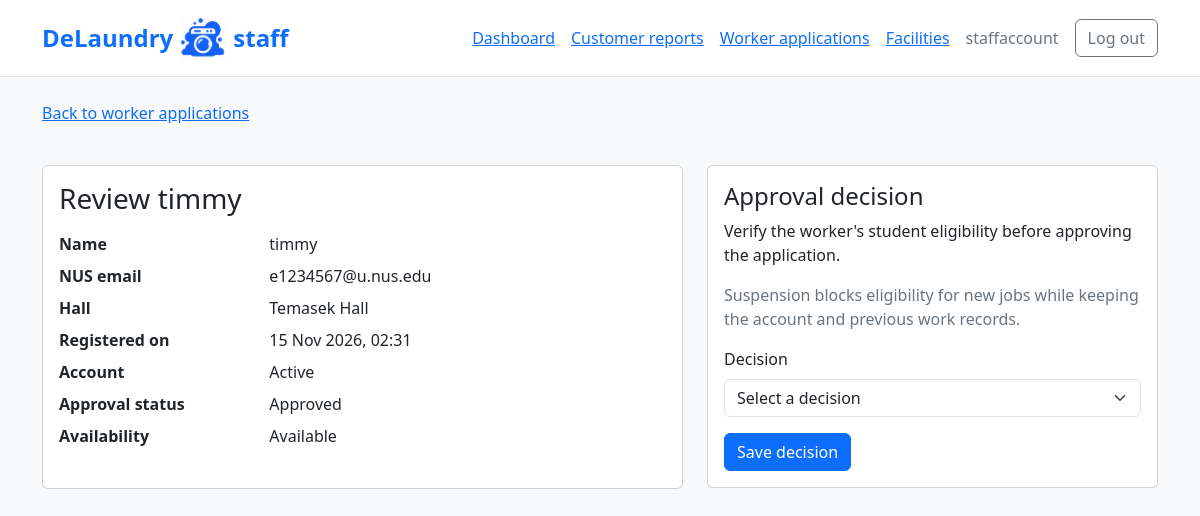
The app's page /adminpanel/workers/2/ (signed in) with its own data.
### accounts/models.py (models this page shows, shortened)
class User(AbstractUser):
  id = models.AutoField(primary_key=True)
  email = models.EmailField(unique=True)
  name = models.CharField(max_length=120)
  role = models.CharField(max_length=120, choices=[('customer', 'Customer'), ('worker', 'Worker')])

class WorkerProfile(models.Model):
  user = models.OneToOneField(User, on_delete=models.CASCADE)
  residence = models.ForeignKey('facilities.Residence', on_delete=models.PROTECT)
  id = models.AutoField(primary_key=True)
  is_available = models.BooleanField(default=True)
  approval_status = models.CharField(
    max_length=10,
    choices=[
        ("pending", "Pending"),
        ("approved", "Approved"),
        ("suspended", "Suspended"),
    ],
    default="pending",
  )

### facilities/models.py (models this page shows)
class Residence(models.Model):
  id = models.AutoField(primary_key=True)
  name = models.CharField(
    max_length=120,
    unique=True,
    choices=[
      ('eusoff', 'Eusoff Hall'),
      ('kentridge', 'Kent Ridge Hall'),
      ('kingedward', 'King Edward VII Hall'),
      ('raffles', 'Raffles Hall'),
      ('sheares', 'Sheares Hall'),
      ('temasek', 'Temasek Hall')
  ])
  is_active = models.BooleanField(default=True) # just for admin control
  def __str__(self):
    return self.get_name_display()

### adminpanel/views.py (the view)
# urls.py: path("workers/<int:worker_id>/", views.worker_review, name="worker_review"),
@login_required(login_url="adminpanel:login")
def worker_review(request, worker_id):
  if not request.user.is_active or not request.user.is_staff:
    return HttpResponseForbidden("This page is for active staff accounts only.")
  worker = get_object_or_404(
    WorkerProfile.objects.select_related("user", "residence"),
    pk=worker_id,
    user__role="worker",
  )
  if request.method == "POST":
    form = WorkerApprovalForm(request.POST)
    if form.is_valid():
      status = form.cleaned_data["approval_status"]
      if status == "approved" and not worker.user.is_active:
        form.add_error("approval_status", "An inactive account cannot be approved.")
      else:
        worker.approval_status = status
        worker.save(update_fields=["approval_status"])
        messages.success(request, f"{worker.user.name}'s status is now {worker.get_approval_status_display()}.")
        return redirect("adminpanel:worker_review", worker_id=worker.pk)
  else:
    form = WorkerApprovalForm()
  return render(request, "adminpanel/worker_review.html", {"form": form, "worker": worker})

### adminpanel/forms.py
class WorkerApprovalForm(forms.Form):
  approval_status = forms.ChoiceField(
    label="Decision",
    choices=[
      ("", "Select a decision"),
      ("approved", "Approve worker"),
      ("suspended", "Suspend worker"),
    ],
    widget=forms.Select(attrs={"class": "form-select"}),
  )

### bookings/context_processors.py (called while the page is built)
def demo_clock(request):
  if not getattr(settings, "DEMO_MODE", False):
    return {}
  return {"demo_time": clock.localtime(), "demo_session": settings.DEMO_SESSION}

### adminpanel/templates/adminpanel/worker_review.html (shortened to what this page needs)
{% extends "adminpanel/base.html" %}
{% block content %}
  <a href="{% url 'adminpanel:worker_list' %}">Back to worker applications</a>
  <div class="row mt-3 g-4">
    <div class="col-12 col-lg-7">
      <div class="card h-100">
        <div class="card-body">
          <h1 class="h3">Review {{ worker.user.name }}</h1>
          <dl class="row mt-3">
            <dt class="col-sm-4">Name</dt><dd class="col-sm-8">{{ worker.user.name }}</dd>
            <dt class="col-sm-4">NUS email</dt><dd class="col-sm-8">{{ worker.user.email }}</dd>
            <dt class="col-sm-4">Hall</dt><dd class="col-sm-8">{{ worker.residence }}</dd>
            <dt class="col-sm-4">Registered on</dt><dd class="col-sm-8">{{ worker.user.date_joined|date:"d M Y, H:i" }}</dd>
            <dt class="col-sm-4">Account</dt><dd class="col-sm-8">{{ worker.user.is_active|yesno:"Active,Inactive" }}</dd>
            <dt class="col-sm-4">Approval status</dt><dd class="col-sm-8">{{ worker.get_approval_status_display }}</dd>
            <dt class="col-sm-4">Availability</dt><dd class="col-sm-8">{{ worker.is_available|yesno:"Available,Unavailable" }}</dd>
          </dl>
        </div>
      </div>
    </div>
    <div class="col-12 col-lg-5">
      <div class="card">
        <div class="card-body">
          <h2 class="h4">Approval decision</h2>
          <p>Verify the worker's student eligibility before approving the application.</p>
          <p class="text-secondary">Suspension blocks eligibility for new jobs while keeping the account and previous work records.</p>
          <form method="post" action="{% url 'adminpanel:worker_review' worker.pk %}">
            {% include "adminpanel/form_fields.html" %}
            <button class="btn btn-primary" type="submit">Save decision</button>
          </form>
        </div>
      </div>
    </div>
  </div>
{% endblock %}

### adminpanel/templates/adminpanel/base.html (shortened to what this page needs)
<!DOCTYPE html>
<html lang="en">
  <head>
    <link href="https://cdn.jsdelivr.net/npm/bootstrap@5.3.8/dist/css/bootstrap.min.css" rel="stylesheet"
>
  </head>
  <body class="bg-light">
    <header class="bg-white border-bottom">
      <nav class="container py-3 d-flex flex-wrap align-items-center gap-3" aria-label="Staff navigation">
        <a class="fs-4 fw-bold text-decoration-none me-auto d-inline-flex align-items-center gap-2" href="{% url 'adminpanel:dashboard' %}">{% include "bookings/brand.html" %}<span>staff</span></a>
        {% if user.is_authenticated and user.is_staff and user.is_active %}
          <a href="{% url 'adminpanel:dashboard' %}">Dashboard</a>
          <a href="{% url 'adminpanel:report_list' %}">Customer reports</a>
          <a href="{% url 'adminpanel:worker_list' %}">Worker applications</a>
          <a href="{% url 'facilities:list' %}">Facilities</a>
          <span class="text-secondary">{{ user.username }}</span>
          <form method="post" action="{% url 'adminpanel:logout' %}">
            <button class="btn btn-outline-secondary" type="submit">Log out</button>
          </form>
        {% else %}
          <a href="{% url 'adminpanel:login' %}">Staff login</a>
          <a href="{% url 'accounts:worker_login' %}">Worker login</a>
          <a href="{% url 'accounts:login' %}">Customer login</a>
        {% endif %}
      </nav>
    </header>
    <main class="container py-4">
      {% block content %}{% endblock %}
    </main>
  </body>
</html>

### records on screen
User: username "staffaccount"
WorkerProfile: user.name "timmy", user.email "e1234567@u.nus.edu", residence "Temasek Hall", user.date_joined "15 Nov 2026, 02:31", user.is_active "Active", approval_status "Approved", is_available "Available"

### other values on screen
{{ field.label }} "Decision"
